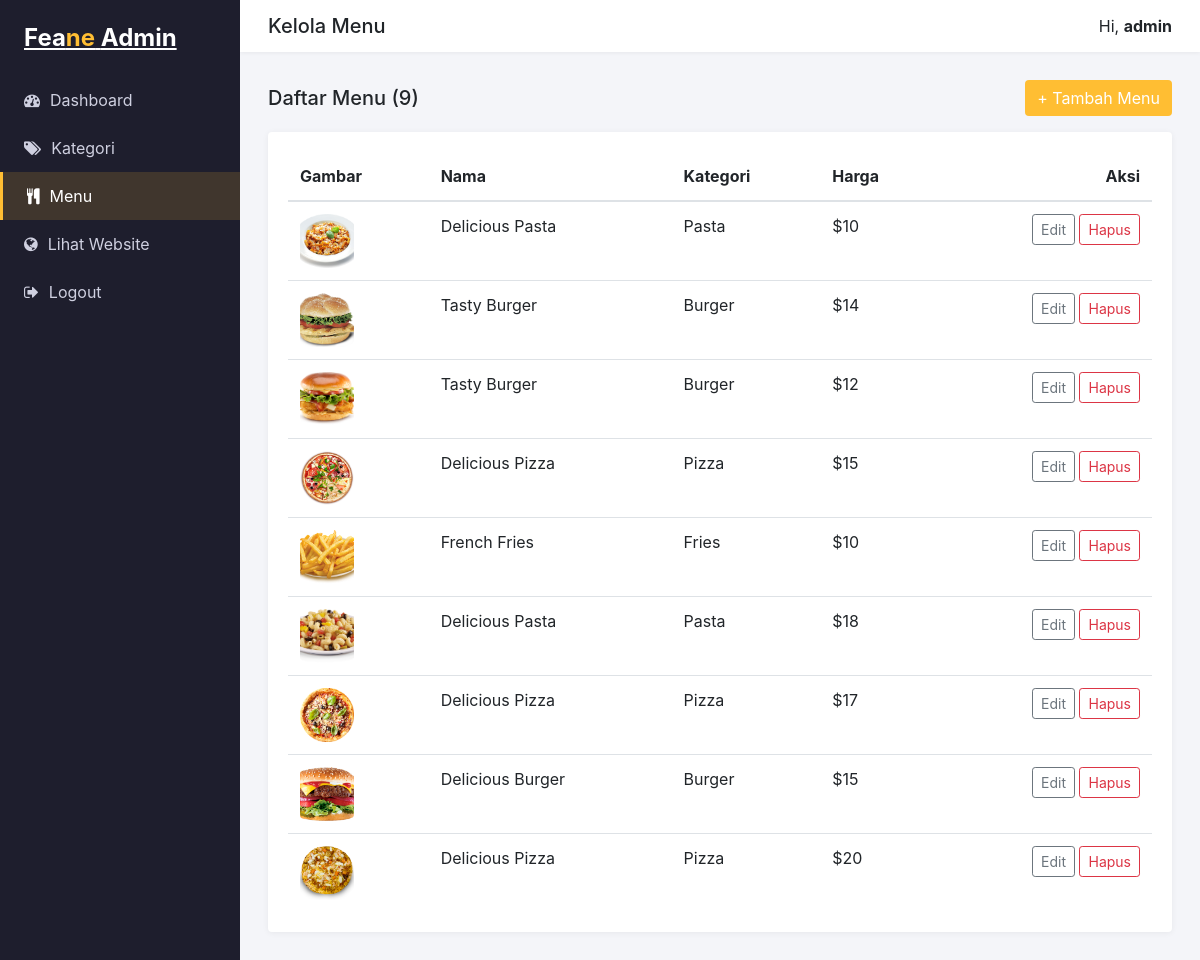
The page /admin/menu_items.php (signed in) on the database its author committed.
### tables this page shows
CREATE TABLE IF NOT EXISTS menu_items (
  id          INT AUTO_INCREMENT PRIMARY KEY,
  category_id INT NOT NULL,
  name        VARCHAR(120) NOT NULL,
  description TEXT,
  price       DECIMAL(10,2) NOT NULL DEFAULT 0,
  image       VARCHAR(255),                        
  created_at  TIMESTAMP DEFAULT CURRENT_TIMESTAMP,
  CONSTRAINT fk_menu_category
    FOREIGN KEY (category_id) REFERENCES categories(id)
    ON DELETE CASCADE ON UPDATE CASCADE
);

CREATE TABLE IF NOT EXISTS categories (
  id         INT AUTO_INCREMENT PRIMARY KEY,
  name       VARCHAR(80)  NOT NULL,
  slug       VARCHAR(80)  NOT NULL UNIQUE,
  created_at TIMESTAMP DEFAULT CURRENT_TIMESTAMP
);

### config/database.php (called while the page is built)
<?php
function getDB(): PDO
{
    static $pdo = null;
    if ($pdo !== null) {
        return $pdo;
    }
    $host = getenv('DATABASE_HOST') ?: '127.0.0.1';
    $port = getenv('DATABASE_PORT') ?: '3306';
    $name = getenv('DATABASE_NAME') ?: 'feane';
    $user = getenv('DATABASE_USER') ?: 'root';
    $pass = getenv('DATABASE_PASSWORD');
    if ($pass === false) {
        $pass = '';
    }
    $dsn = "mysql:host=$host;port=$port;dbname=$name;charset=utf8mb4";
    try {
        $pdo = new PDO($dsn, $user, $pass, [
            PDO::ATTR_ERRMODE            => PDO::ERRMODE_EXCEPTION,
            PDO::ATTR_DEFAULT_FETCH_MODE => PDO::FETCH_ASSOC,
            PDO::ATTR_EMULATE_PREPARES   => false,
        ]);
    } catch (PDOException $e) {
        http_response_code(500);
        die('Koneksi database gagal: ' . htmlspecialchars($e->getMessage()));
    }
    return $pdo;
}

### includes/functions.php (called while the page is built, shortened)
<?php
require_once __DIR__ . '/../config/database.php';
function e(?string $value): string
{
    return htmlspecialchars($value ?? '', ENT_QUOTES, 'UTF-8');
}
function getMenuItems(?string $categorySlug = null): array
{
    $sql = 'SELECT m.*, c.slug AS category_slug, c.name AS category_name
            FROM menu_items m
            JOIN categories c ON c.id = m.category_id';
    $params = [];
    $sql .= ' ORDER BY m.created_at DESC, m.id DESC';
    $stmt = getDB()->prepare($sql);
    $stmt->execute($params);
    return $stmt->fetchAll();
}

### admin/menu_items.php (the view, shortened to what this page needs)
<?php
require_once __DIR__ . '/../includes/functions.php';
$pageAction = $_GET['action'] ?? 'list';
$editing    = null;
$categories = getCategories();
require __DIR__ . '/partials/header.php';
?>
<?php if ($pageAction === 'create' || $pageAction === 'edit'): ?>
  <?php $isEdit = $pageAction === 'edit'; ?>
  <div class="card">
    <div class="card-body">
      <h5 class="mb-4"><?= $isEdit ? 'Edit Menu' : 'Tambah Menu' ?></h5>
      <form method="post" enctype="multipart/form-data">
        <input type="hidden" name="action" value="<?= $isEdit ? 'update' : 'create' ?>">
        <?php if ($isEdit): ?>
          <input type="hidden" name="id" value="<?= (int) $editing['id'] ?>">
        <?php endif; ?>
        <div class="row">
          <div class="col-md-6 form-group">
            <label>Nama Menu</label>
            <input type="text" name="name" class="form-control" required value="<?= e($editing['name'] ?? '') ?>">
          </div>
          <div class="col-md-3 form-group">
            <label>Harga ($)</label>
            <input type="number" step="0.01" min="0" name="price" class="form-control" required value="<?= e((string)($editing['price'] ?? '')) ?>">
          </div>
          <div class="col-md-3 form-group">
            <label>Kategori</label>
            <select name="category_id" class="form-control" required>
              <option value="">- pilih -</option>
              <?php foreach ($categories as $cat): ?>
                <option value="<?= (int) $cat['id'] ?>"
                  <?= (isset($editing['category_id']) && (int)$editing['category_id'] === (int)$cat['id']) ? 'selected' : '' ?>>
                  <?= e($cat['name']) ?>
                </option>
              <?php endforeach; ?>
            </select>
          </div>
          <div class="col-12 form-group">
            <label>Deskripsi</label>
            <textarea name="description" class="form-control" rows="3"><?= e($editing['description'] ?? '') ?></textarea>
          </div>
          <div class="col-md-6 form-group">
            <label>Gambar <?= $isEdit ? '(kosongkan bila tidak diganti)' : '' ?></label>
            <input type="file" name="image" class="form-control-file" accept="image/*">
            <?php if ($isEdit && !empty($editing['image'])): ?>
              <div class="mt-2"><img src="../<?= e($editing['image']) ?>" alt="" style="height:70px;border-radius:6px;"></div>
            <?php endif; ?>
          </div>
        </div>
        <button type="submit" class="btn btn-feane"><?= $isEdit ? 'Simpan Perubahan' : 'Tambah Menu' ?></button>
        <a href="menu_items.php" class="btn btn-link">Batal</a>
      </form>
    </div>
  </div>
<?php else: ?>
  <?php $items = getMenuItems(); ?>
  <div class="d-flex justify-content-between align-items-center mb-3">
    <h5 class="mb-0">Daftar Menu (<?= count($items) ?>)</h5>
    <a href="menu_items.php?action=create" class="btn btn-feane">+ Tambah Menu</a>
  </div>
  <div class="card">
    <div class="card-body">
      <div class="table-responsive">
        <table class="table table-hover mb-0 align-middle">
          <thead><tr><th>Gambar</th><th>Nama</th><th>Kategori</th><th>Harga</th><th class="text-right">Aksi</th></tr></thead>
          <tbody>
            <?php if (empty($items)): ?>
              <tr><td colspan="5" class="text-center text-muted">Belum ada menu.</td></tr>
            <?php else: foreach ($items as $item): ?>
              <tr>
                <td><img src="../<?= e($item['image']) ?>" alt="" style="width:54px;height:54px;object-fit:cover;border-radius:6px;"></td>
                <td><?= e($item['name']) ?></td>
                <td><?= e($item['category_name']) ?></td>
                <td>$<?= number_format((float)$item['price'], 0) ?></td>
                <td class="text-right">
                  <a href="menu_items.php?action=edit&id=<?= (int) $item['id'] ?>" class="btn btn-sm btn-outline-secondary">Edit</a>
                  <form method="post" class="d-inline" onsubmit="return confirm('Hapus menu ini?');">
                    <button type="submit" class="btn btn-sm btn-outline-danger">Hapus</button>
                  </form>
                </td>
              </tr>
            <?php endforeach; endif; ?>
          </tbody>
        </table>
      </div>
    </div>
  </div>
<?php endif; ?>
<?php require __DIR__ . '/partials/footer.php'; ?>

### admin/partials/header.php (style rules this page uses)
:root { --feane:#ffbe33; --dark:#1e1e2d; }
body { background:#f4f5f9; }
.btn-feane { background:var(--feane); color:#fff; border:none; }
.card { border:none; box-shadow:0 1px 6px rgba(0,0,0,.06); }
.table thead th { border-top:none; }

### rows shown on the page
menu_items: image (picture), name "Delicious Pasta", category.name "Pasta", price "10"
menu_items: image (picture), name "Tasty Burger", category.name "Burger", price "14"
menu_items: image (picture), name "Tasty Burger", category.name "Burger", price "12"
menu_items: image (picture), name "Delicious Pizza", category.name "Pizza", price "15"
menu_items: image (picture), name "French Fries", category.name "Fries", price "10"
menu_items: image (picture), name "Delicious Pasta", category.name "Pasta", price "18"
menu_items: image (picture), name "Delicious Pizza", category.name "Pizza", price "17"
menu_items: image (picture), name "Delicious Burger", category.name "Burger", price "15"
menu_items: image (picture), name "Delicious Pizza", category.name "Pizza", price "20"

### other values the page prints
$title "Kelola Menu"
currentAdminName() "admin"
count($items) "9"
